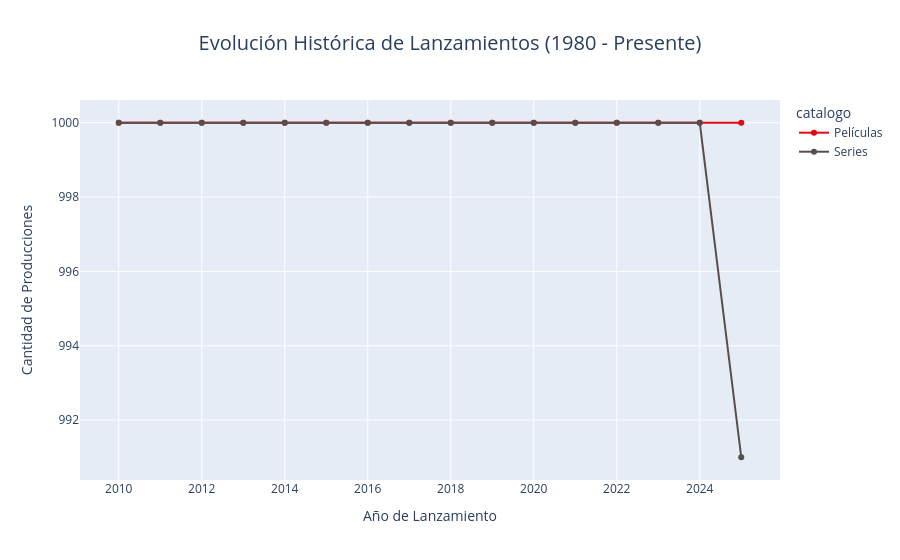

Write notebook code for a chart like this one.
### Markdown cell above
- Se eligió el boxplot porque permite comparar la distribución de popularidad entre películas y series. Facilita identificar visualmente cuál formato posee una mayor popularidad general (mediana) y detectar rápidamente los valores atípicos, es decir, aquellos títulos o éxitos que sobresalieron extraordinariamente respecto al resto.

- Utilizamos un gráfico de dispersión dado que es la visualización óptima para analizar la relación y correlación entre dos variables continuas (popularidad y calificación promedio). Esto nos permite identificar patrones de comportamiento en la audiencia y responder si los títulos mejor calificados son realmente los más populares."

### Code cell
# Agrupar los datos por año de lanzamiento y tipo de contenido
evolucion_historica = catalogo.groupby(['release_year', 'catalogo']).size().reset_index(name='Cantidad')



# Crear el gráfico de líneas con Plotly
fig_temporal = px.line(
    evolucion_historica,
    x='release_year',
    y='Cantidad',
    color='catalogo',
    title='Evolución Histórica de Lanzamientos (1980 - Presente)',
    color_discrete_map={'Películas': '#E50914', 'Series': '#564d4d'},
    markers=True # Agrega un punto visible en cada año, haciendo más fácil la lectura
)

# Formato visual
fig_temporal.update_layout(
    title_font_size=20,
    title_x=0.5,
    xaxis_title="Año de Lanzamiento",
    yaxis_title="Cantidad de Producciones",
    hovermode="x unified" # Al pasar el mouse, muestra una línea vertical comparando Película y Serie en ese mismo año
)

fig_temporal.show()

### Figure 1 — Plotly figure (JSON) as saved in the notebook; plotly's stock layout.template omitted (floating-point values rounded to 4 significant figures)
{"data": [{"hovertemplate": "catalogo=Películas<br>release_year=%{x}<br>Cantidad=%{y}<extra></extra>", "legendgroup": "Películas", "line": {"color": "#E50914", "dash": "solid"}, "marker": {"symbol": "circle"}, "mode": "lines+markers", "name": "Películas", "orientation": "v", "showlegend": true, "type": "scatter", "x": [2010, 2011, 2012, 2013, 2014, 2015, 2016, 2017, 2018, 2019, 2020, 2021, 2022, 2023, 2024, 2025], "xaxis": "x", "y": [1000, 1000, 1000, 1000, 1000, 1000, 1000, 1000, 1000, 1000, 1000, 1000, 1000, 1000, 1000, 1000], "yaxis": "y"}, {"hovertemplate": "catalogo=Series<br>release_year=%{x}<br>Cantidad=%{y}<extra></extra>", "legendgroup": "Series", "line": {"color": "#564d4d", "dash": "solid"}, "marker": {"symbol": "circle"}, "mode": "lines+markers", "name": "Series", "orientation": "v", "showlegend": true, "type": "scatter", "x": [2010, 2011, 2012, 2013, 2014, 2015, 2016, 2017, 2018, 2019, 2020, 2021, 2022, 2023, 2024, 2025], "xaxis": "x", "y": [1000, 1000, 1000, 1000, 1000, 1000, 1000, 1000, 1000, 1000, 1000, 1000, 1000, 1000, 1000, 991], "yaxis": "y"}], "layout": {"hovermode": "x unified", "legend": {"title": {"text": "catalogo"}, "tracegroupgap": 0}, "title": {"font": {"size": 20}, "text": "Evolución Histórica de Lanzamientos (1980 - Presente)", "x": 0.5}, "xaxis": {"anchor": "y", "domain": [0, 1], "title": {"text": "Año de Lanzamiento"}}, "yaxis": {"anchor": "x", "domain": [0, 1], "title": {"text": "Cantidad de Producciones"}}}}
